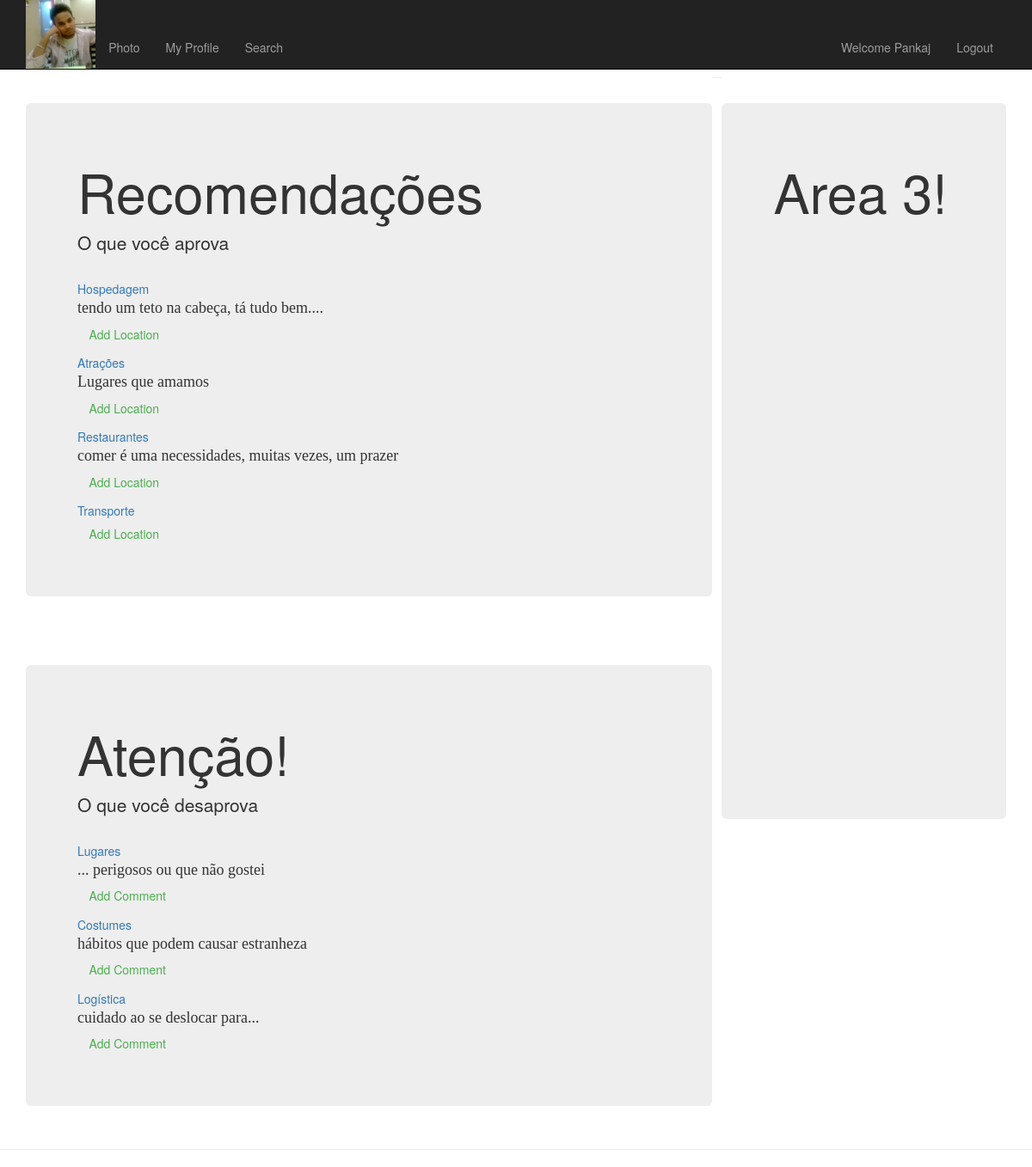
The page /welcome.php (signed in) on the database its author committed.
### tables this page shows
CREATE TABLE IF NOT EXISTS `users` (
  `id` int(11) NOT NULL AUTO_INCREMENT,
  `fname` varchar(255) NOT NULL,
  `lname` varchar(255) NOT NULL,
  `DOB` varchar(40) NOT NULL,
  `email` varchar(255) NOT NULL,
  `password` varchar(300) NOT NULL,
  `usertype` varchar(11) NOT NULL,
  `Country` varchar(20) NOT NULL,
  `State` varchar(20) NOT NULL,
  `City` varchar(20) NOT NULL,
  `Nickname` varchar(20) DEFAULT NULL,
  `posting_date` date NOT NULL,
  `status` varchar(20) NOT NULL DEFAULT 'panding',
  `profile` varchar(100) NOT NULL,
  PRIMARY KEY (`id`)
);

CREATE TABLE IF NOT EXISTS `areas` (
  `id` int(11) NOT NULL AUTO_INCREMENT,
  `area_name` varchar(50) NOT NULL,
  `area_desc` varchar(200) NOT NULL,
  `categories` varchar(30) NOT NULL,
  PRIMARY KEY (`id`)
);

CREATE TABLE IF NOT EXISTS `categories` (
  `id` int(11) NOT NULL AUTO_INCREMENT,
  `cat_name` varchar(50) NOT NULL,
  `cat_desc` varchar(50) NOT NULL,
  PRIMARY KEY (`id`)
);

### welcome.php (the view, shortened to what this page needs)
<!DOCTYPE html>
<html lang="en">
<head>
    <link href="css/bootstrap.min.css" rel="stylesheet">
    <link href="css/heroic-features.css" rel="stylesheet">
	<link href="admin/assets/font-awesome/css/font-awesome.css" rel="stylesheet" />
</head>
<body>
    <nav class="navbar navbar-inverse navbar-fixed-top" role="navigation">
        <div class="container">
            <div class="navbar-header">
<?php
				$ret=mysql_query("select * from users Where id = '".$_SESSION['id']."'");
				while($row=mysql_fetch_array($ret)) {
					$user = $row;
					if(!empty($row['profile'])){
						$img = $row['profile'];
					}else{
						$img = 'images/user.png';
					}
				echo '<a href="welcome.php"><img  height="50px" src="'.$img.'" class="profile"></a>';
} ?>
            </div>
            <div class="collapse navbar-collapse" id="bs-example-navbar-collapse-1" style='margin-top:30px;'>
                <ul class="nav navbar-nav">
                    <li>
                        <a href="photo.php">Photo</a>
                    </li>
                    <li>
                        <a href="profile.php">My Profile</a>
                    </li>
					<li>
                        <a href="#">Search</a>
                    </li>
                </ul>
				<ul class="nav navbar-nav" style='float:right;'>
					<li>
                        <a href="#">Welcome <?php echo $_SESSION['name'];?></a>
                    </li>
					<li>
                        <a href="logout.php">Logout</a>
                    </li>
                </ul>
            </div>
        </div>
    </nav>
    <div class="container">
        <header class="jumbotron hero-spacer" style='width:29%;height:833px;float:right;'>
            <h1>Area 3!</h1>
        </header>
<?php
	if($user['usertype'] == 1){
		$ret=mysql_query("select * from areas Where id = 1");
		while($row=mysql_fetch_array($ret)) {
?>
		<header class="jumbotron hero-spacer" style='float:left';>
		<div class='nav'>
            <h1><?php echo $row['area_name'];?></h1>
            <p><?php echo $row['area_desc'];?><p>
<?php
		$catss = $row['categories'];
		$ret=mysql_query("select * from categories where id IN (".$catss.")");
		$i = 1;
		while($row=mysql_fetch_array($ret)) {
			echo "<div id='areacats'>";
			$cat = $row['cat_name'];
			$catdsc = $row['cat_desc'];
			echo "<a href='#'>".$cat."</a>";
			echo "<div id ='catdesc'>".$catdsc."</div>";
			echo "</div>";
			echo "<div id='location".$i."'><a id='loc' onclick=locid(".$i."); style='color: #4CAF50;'>Add Location </a>";
			$i++;
		}
?>
			</p>
		</div>
        </header>
<?php } ?>
<?php
		$ret=mysql_query("select * from areas Where id = 2");
		while($row=mysql_fetch_array($ret)) {
?>
		<header class="jumbotron hero-spacer" style='float:left';>
		<div class='nav2'>
            <h1><?php echo $row['area_name'];?></h1>
            <p><?php echo $row['area_desc'];?><p>
<?php
		$catss = $row['categories'];
		$ret=mysql_query("select * from categories where id IN (".$catss.")");
		$i = 1;
		while($row=mysql_fetch_array($ret)) {
			echo "<div id='areacats'>";
			$cat = $row['cat_name'];
			$catdsc = $row['cat_desc'];
			echo "<a href='#'>".$cat."</a>";
			echo "<div id ='catdesc'>".$catdsc."</div>";
			echo "</div>";
			echo "<div id='location2".$i."'><a id='loc2' onclick=locid2(".$i."); style='color: #4CAF50;'>Add Comment </a>";
			$i++;
		}
?>
			</p>
		</div>
        </header>
<?php } ?>
        <hr>
        </div>
        <hr>
		<?php } ?>
</body>
</html>

### css/heroic-features.css (style rules this page uses)
body { padding-top: 70px; }
.hero-spacer { margin-top: 50px; }

### welcome.php (style rules this page uses)
.hero-spacer { width:70%; }

### rows shown on the page
users: profile (picture)
areas: area_name "Recomendações", area_desc "O que você aprova"
categories: cat_name "Hospedagem", cat_desc "tendo um teto na cabeça, tá tudo bem...."
categories: cat_name "Atrações", cat_desc "Lugares que amamos"
categories: cat_name "Restaurantes", cat_desc "comer é uma necessidades, muitas vezes, um prazer"
categories: cat_name "Transporte"
areas: area_name "Atenção!", area_desc "O que você desaprova"
categories: cat_name "Lugares", cat_desc "... perigosos ou que não gostei"
categories: cat_name "Costumes", cat_desc "hábitos que podem causar estranheza"
categories: cat_name "Logística", cat_desc "cuidado ao se deslocar para..."

### other values the page prints
$_SESSION['name'] "Pankaj"
